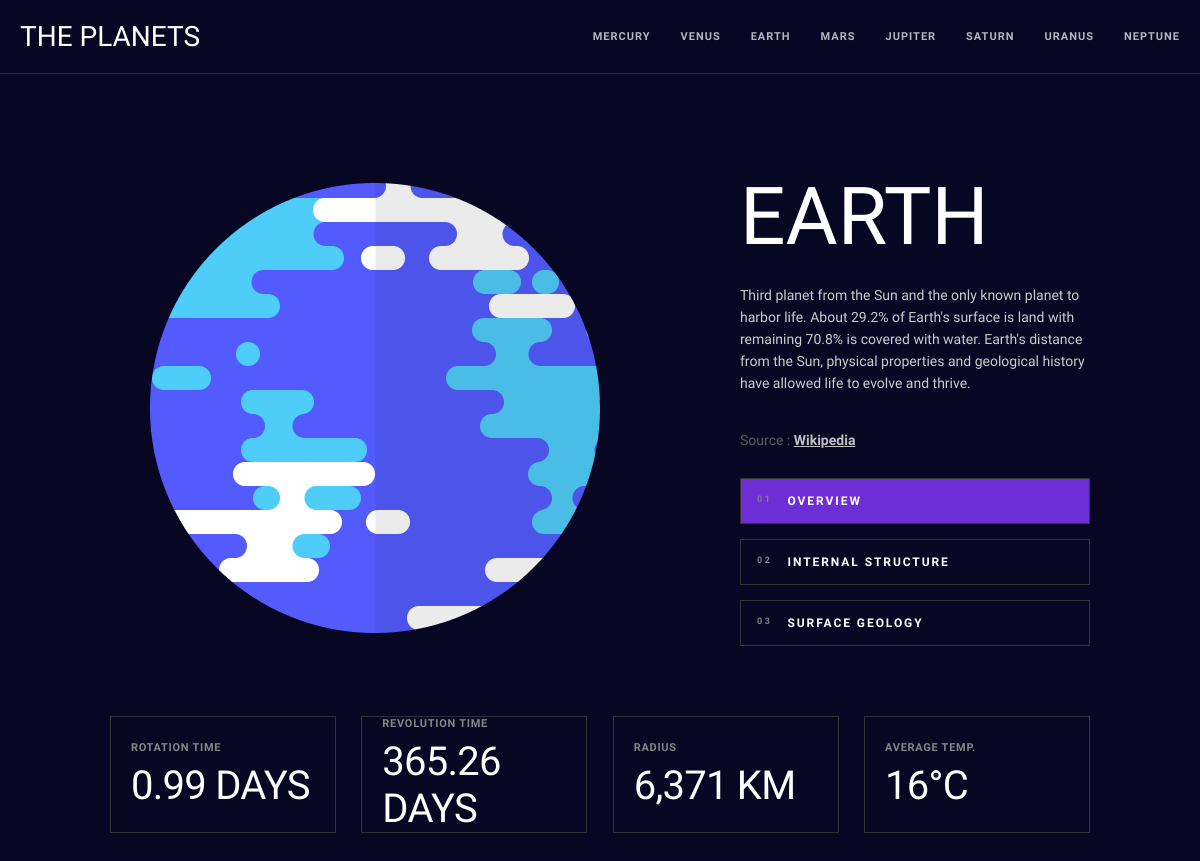
Screenshot of /EARTH/ with the database file from the repository.
### base/models.py (models this page shows)
class PlanetInfo(models.Model):
    titlename = models.CharField(max_length=64)
    content1 = models.TextField(max_length=1024)
    content2 = models.TextField(max_length=1024)
    content3 = models.TextField(max_length=1024)
    source = models.TextField(max_length=500)
    planetimage1 = models.FileField(upload_to='planet_images/')
    planetimage2 = models.FileField(upload_to='planet_images/')
    planetimage3 = models.FileField(upload_to='planet_images/')
    button1content = models.TextField(max_length=32)
    button2content = models.TextField(max_length=32)
    button3content = models.TextField(max_length=32)
    button4content = models.TextField(max_length=32, default="Default button 4 text")
    animationcolor = models.CharField(max_length=64)

### base/views.py (the view)
# urls.py: 2. Add a URL to urlpatterns:  path('', views.home, name='home')
def home(request, pk=None):
    if pk is None:
        return redirect('planet-filtered', pk='MERCURY')
    planet = get_object_or_404(PlanetInfo, titlename=pk)
    planets = PlanetInfo.objects.all()
    context = {
        'filtered_planet': planet,
        'planets': planets,
    }
    return render(request, 'home.html', context)

### base/templates/home.html (shortened to what this page needs)
{% extends 'main.html' %}
{% block content %}
    <div class="main-content-container">
    <div class="main-selector">
        <div class="main-img-selector">
            <div class="image-absolute">
            <img id="planet-images" class="invisible animation1" src="{{ filtered_planet.planetimage1.url }}">
        </div>
        </div>
        <div class="main-content-selector animation2">
            <div class="content-selector">
                <p class="content-title">{{ filtered_planet.titlename }}</p>
                <p class="content-text tx1">{{ filtered_planet.content1 }}
                    </p>
                <p class="content-source">Source : <a href="{{ filtered_planet.source }}" target="_blank" class="source-link">Wikipedia</a></p>
            </div>
            <div class="delete-it">
            <div class="buttons-div">
                <button class="buttons-div-button anotherbutton2" data-color="{{ filtered_planet.animationcolor }}"><span class="button-number">01</span> OVERVIEW</button>
                <button class="buttons-div-button anotherbutton2" data-color="{{ filtered_planet.animationcolor }}"><span class="button-number">02</span> INTERNAL STRUCTURE</button>
                <button class="buttons-div-button anotherbutton2" data-color="{{ filtered_planet.animationcolor }}"><span class="button-number">03</span> SURFACE GEOLOGY</button>
            </div>
        </div>
        </div>
    </div>
</div>
<div class="main-buttons-container">
    <div class="record-container">
        <div class="record-selector">
            <p class="record-left">ROTATION TIME</p>
            <p class="record-right">{{ filtered_planet.button1content }}</p>
        </div>
        <div class="record-selector">
            <p class="record-left">REVOLUTION TIME</p>
            <p class="record-right">{{ filtered_planet.button2content }}</p>
        </div>
        <div class="record-selector">
            <p class="record-left">RADIUS</p>
            <p class="record-right">{{ filtered_planet.button3content }}</p>
        </div>
        <div class="record-selector">
            <p class="record-left">AVERAGE TEMP.</p>
            <p class="record-right">{{ filtered_planet.button4content }}</p>
        </div>
    </div>
</div>
{% endblock %}

### base/templates/navbar.html (shortened to what this page needs)
        {% load static %}
        <div class="main-header">
            <p class="header-title">THE PLANETS</p>
            <div class="planet-links-container">
                {% for planet in planets %}
                <a href="{% url 'planet-filtered' planet.titlename %}" class="planet-links" data-color="{{ planet.animationcolor }}">{{planet.titlename}}</a>
                {% endfor %}
            </div>
        </div>

### rows the page displays
PlanetInfo: titlename "MERCURY"
PlanetInfo: titlename "VENUS"
PlanetInfo: titlename "EARTH", planetimage1 (picture), content1 "Third planet from the Sun and the only known planet to harbor life. About 29.2% of Earth's surface is land with remaining 70.8% is covered with water. Earth's distance from the Sun, physical properties and geological history have allowed life to evolve and thrive.", button1content "0.99 DAYS", button2content "365.26 DAYS", button3content "6,371 KM", button4content "16°C"
PlanetInfo: titlename "MARS"
PlanetInfo: titlename "JUPITER"
PlanetInfo: titlename "SATURN"
PlanetInfo: titlename "URANUS"
PlanetInfo: titlename "NEPTUNE"
